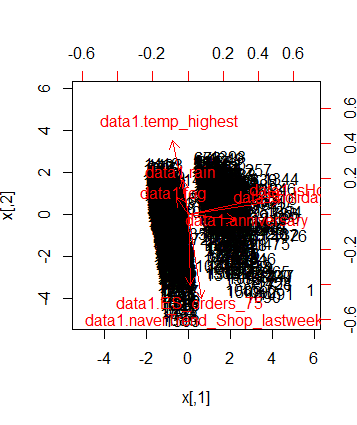

R code for this plot:
data1 <- read.csv("d:\\shops_training27.csv", header=TRUE)
data2 <- read.csv("d:\\shops_test27.csv", header=TRUE)

#################### 휴이  1
data1$anniversary <- ifelse(data1$anniversary == "평일", 0, 1)
data1$before_anniversary <- ifelse(data1$before_anniversary == "평일", 0, 1)
data1$after_anniversary <- ifelse(data1$after_anniversary == "평일", 0, 1)

data2$anniversary <- ifelse(data2$anniversary == "평일", 0, 1)
data2$before_anniversary <- ifelse(data2$before_anniversary == "평일", 0, 1)
data2$after_anniversary <- ifelse(data2$after_anniversary == "평일", 0, 1)

data1$isHoliday <- ifelse(data1$isHoliday == TRUE, 1, 0)
data1$before_isHoliday <- ifelse(data1$before_isHoliday == TRUE, 1, 0)
data1$after_isHoliday <- ifelse(data1$after_isHoliday == TRUE, 1, 0)

data2$isHoliday <- ifelse(data2$isHoliday == TRUE, 1, 0)
data2$before_isHoliday <- ifelse(data2$before_isHoliday == TRUE, 1, 0)
data2$after_isHoliday <- ifelse(data2$after_isHoliday == TRUE, 1, 0)

#################### 비 안개 1
data1$fog <- ifelse(data1$fog == TRUE, 1, 0)
data1$rain <- ifelse(data1$rain == TRUE, 1, 0)

data2$fog <- ifelse(data2$fog == TRUE, 1, 0)
data2$rain <- ifelse(data2$rain == TRUE, 1, 0)

################ 변수 표준화  
d <- data.frame(data1$isHoliday, data1$anniversary, data1$holiday_order, data1$rain, data1$fog, 
                data1$temp_highest, data1$ES_orders_75, data1$naverTrend_Shop_lastweek)
s_d <- scale(d)

############## 고유값  
eg <- eigen(cor(s_d))
sc <- s_d %*% eg$vectors[,1:2]

############## plot
rownames(eg$vectors) = colnames(d)
biplot(-sc, -eg$vectors[,1:2])
s <- princomp(d, cor=TRUE)
summary(s)

#################### 18등분으로 나누기 
range(data1$class_orders)
data1_range <- (max(data1$class_orders) - min(data1$class_orders)) / 18

rv <- seq(from = 20, by = data1_range, to = 422)

data1$class_orders <- as.numeric(cut(data1$class_orders, rv, label = c(1:18)))
data2$class_orders <- as.numeric(cut(data2$class_orders, rv, label = c(1:18)))

table(data1$class_orders)
table(data2$class_orders)

######################### MAPE
MAPE <- function(y, exp_y){
  return( sum(abs(y - exp_y)/y)/length(y) * 100 )
}

######################### 
calculate <- function(actual, predicted){
  
  predicted <- round(predicted)
  res <- actual - predicted
  res_table <- table(res)
  
  tp_range <- ifelse(-1 <= res & res <= 1, 1, 0)
  fp_range <- ifelse(res > 1, 1, 0)
  fn_range <- ifelse(res < -1, 1, 0)
  
  tp <- sum(tp_range) 
  fp <- sum(fp_range) 
  fn <- sum(fn_range) 
  
  P <- tp / (tp + fp)
  R <- tp / (tp + fn)
  F_measure <- 2 * R * P / (R+P)
  
  cat("MAPE      : ", MAPE(actual, predicted), "\n",
      "Precision : ", P, "\n",
      "Recall    : ", R, "\n",
      "F-Measure : ", F_measure, "\n\n")
  
}


################### tree
install.packages("tree")
library(tree)

attach(data1)

mytree <- tree(class_orders~ isHoliday
               + anniversary
               #+ month
               #+ weekday
               #+ day
               + holiday_order
               #+ rain
               #+ fog
               #+ temp_highest
               #+ LYSM_similarDates_avg_orders
               #+ prediction_orders
               #+ ES_orders_25
               + ES_orders_75
               #+ similarDates_movingAvg_orders
               #+ currentFamilySavingCSI
               #+ underlyingInflationRate
               #+ importChangeRate
               #+ football_national_cnt
               + naverTrend_Shop_lastweek
               ,data1)

plot(mytree)
text(mytree, all = T)

pred <- predict(mytree, newdata = data2)
pred_round <- round(pred)

calculate(data2$class_orders, pred)
